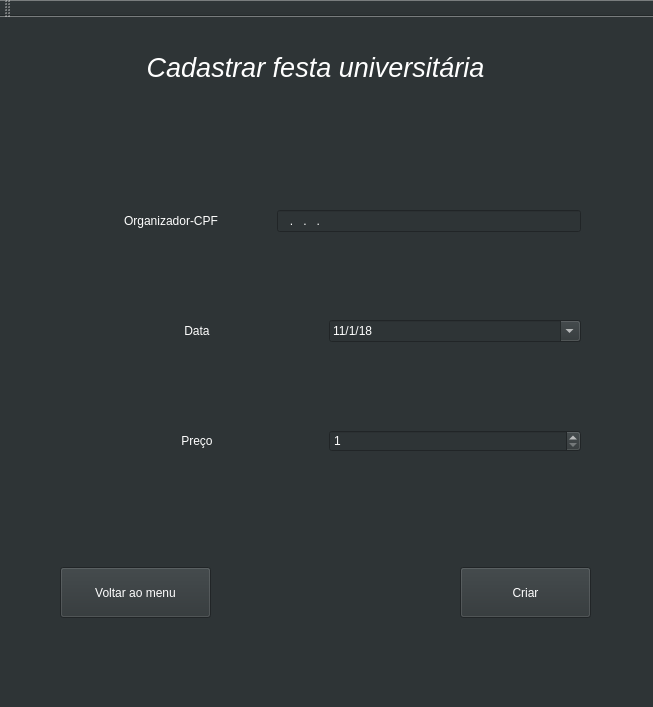
<?xml version="1.0" encoding="UTF-8"?>
<ui version="4.0">
 <class>MainWindow</class>
 <widget class="QMainWindow" name="MainWindow">
  <property name="geometry">
   <rect>
    <x>0</x>
    <y>0</y>
    <width>653</width>
    <height>707</height>
   </rect>
  </property>
  <property name="windowTitle">
   <string>MainWindow</string>
  </property>
  <property name="styleSheet">
   <string notr="true">background-color: rgb(46, 52, 54);</string>
  </property>
  <widget class="QWidget" name="centralWidget">
   <widget class="QLabel" name="label">
    <property name="geometry">
     <rect>
      <x>110</x>
      <y>30</y>
      <width>411</width>
      <height>41</height>
     </rect>
    </property>
    <property name="font">
     <font>
      <family>Cantarell</family>
      <pointsize>20</pointsize>
      <weight>9</weight>
      <italic>true</italic>
      <bold>false</bold>
     </font>
    </property>
    <property name="styleSheet">
     <string notr="true">font: 75 oblique 20pt &quot;Cantarell&quot;;
color: white</string>
    </property>
    <property name="text">
     <string>&lt;html&gt;&lt;head/&gt;&lt;body&gt;&lt;p&gt;Cadastrar festa universitária&lt;/p&gt;&lt;/body&gt;&lt;/html&gt;</string>
    </property>
    <property name="alignment">
     <set>Qt::AlignCenter</set>
    </property>
   </widget>
   <widget class="QWidget" name="verticalLayoutWidget">
    <property name="geometry">
     <rect>
      <x>60</x>
      <y>100</y>
      <width>532</width>
      <height>431</height>
     </rect>
    </property>
    <layout class="QVBoxLayout" name="verticalLayout">
     <item>
      <layout class="QHBoxLayout" name="horizontalLayout_3">
       <item>
        <widget class="QLabel" name="label_8">
         <property name="minimumSize">
          <size>
           <width>200</width>
           <height>20</height>
          </size>
         </property>
         <property name="styleSheet">
          <string notr="true">font: 14pt &quot;Cantarell&quot;;
color: white</string>
         </property>
         <property name="text">
          <string>&lt;html&gt;&lt;head/&gt;&lt;body&gt;&lt;p&gt;Organizador-CPF&lt;/p&gt;&lt;/body&gt;&lt;/html&gt;</string>
         </property>
         <property name="alignment">
          <set>Qt::AlignCenter</set>
         </property>
        </widget>
       </item>
       <item>
        <widget class="QLineEdit" name="line_edit_cpf">
         <property name="styleSheet">
          <string notr="true">font: 14pt &quot;Cantarell&quot;;
color: white</string>
         </property>
         <property name="inputMask">
          <string>999.999.999.99</string>
         </property>
         <property name="clearButtonEnabled">
          <bool>false</bool>
         </property>
        </widget>
       </item>
      </layout>
     </item>
     <item>
      <layout class="QHBoxLayout" name="horizontalLayout_2">
       <item>
        <widget class="QLabel" name="label_6">
         <property name="styleSheet">
          <string notr="true">font: 14pt &quot;Cantarell&quot;;
color: white</string>
         </property>
         <property name="text">
          <string>&lt;html&gt;&lt;head/&gt;&lt;body&gt;&lt;p&gt;Data&lt;/p&gt;&lt;/body&gt;&lt;/html&gt;</string>
         </property>
         <property name="alignment">
          <set>Qt::AlignCenter</set>
         </property>
        </widget>
       </item>
       <item>
        <widget class="QDateEdit" name="date_edit">
         <property name="autoFillBackground">
          <bool>false</bool>
         </property>
         <property name="styleSheet">
          <string notr="true">font: 14pt &quot;Cantarell&quot;;
color: white</string>
         </property>
         <property name="dateTime">
          <datetime>
           <hour>0</hour>
           <minute>0</minute>
           <second>0</second>
           <year>2018</year>
           <month>1</month>
           <day>11</day>
          </datetime>
         </property>
         <property name="maximumDate">
          <date>
           <year>7999</year>
           <month>12</month>
           <day>31</day>
          </date>
         </property>
         <property name="minimumDate">
          <date>
           <year>2000</year>
           <month>1</month>
           <day>1</day>
          </date>
         </property>
         <property name="displayFormat">
          <string>d/M/yy</string>
         </property>
         <property name="calendarPopup">
          <bool>true</bool>
         </property>
         <property name="currentSectionIndex">
          <number>0</number>
         </property>
         <property name="date">
          <date>
           <year>2018</year>
           <month>1</month>
           <day>11</day>
          </date>
         </property>
        </widget>
       </item>
      </layout>
     </item>
     <item>
      <layout class="QHBoxLayout" name="horizontalLayout">
       <item>
        <widget class="QLabel" name="label_12">
         <property name="styleSheet">
          <string notr="true">font: 14pt &quot;Cantarell&quot;;
color: white</string>
         </property>
         <property name="text">
          <string>&lt;html&gt;&lt;head/&gt;&lt;body&gt;&lt;p&gt;Preço&lt;/p&gt;&lt;/body&gt;&lt;/html&gt;</string>
         </property>
         <property name="alignment">
          <set>Qt::AlignCenter</set>
         </property>
        </widget>
       </item>
       <item>
        <widget class="QSpinBox" name="spinBox">
         <property name="styleSheet">
          <string notr="true">font: 14pt &quot;Cantarell&quot;;
color: white</string>
         </property>
         <property name="minimum">
          <number>1</number>
         </property>
         <property name="maximum">
          <number>100000</number>
         </property>
        </widget>
       </item>
      </layout>
     </item>
    </layout>
   </widget>
   <widget class="QPushButton" name="button_create_event">
    <property name="geometry">
     <rect>
      <x>460</x>
      <y>550</y>
      <width>131</width>
      <height>51</height>
     </rect>
    </property>
    <property name="styleSheet">
     <string notr="true">font: 14pt &quot;Cantarell&quot;;
color: white</string>
    </property>
    <property name="text">
     <string>Criar</string>
    </property>
   </widget>
   <widget class="QPushButton" name="button_menu">
    <property name="geometry">
     <rect>
      <x>60</x>
      <y>550</y>
      <width>151</width>
      <height>51</height>
     </rect>
    </property>
    <property name="styleSheet">
     <string notr="true">font: 14pt &quot;Cantarell&quot;;
color: white</string>
    </property>
    <property name="text">
     <string>Voltar ao menu</string>
    </property>
   </widget>
  </widget>
  <widget class="QMenuBar" name="menuBar">
   <property name="geometry">
    <rect>
     <x>0</x>
     <y>0</y>
     <width>653</width>
     <height>25</height>
    </rect>
   </property>
  </widget>
  <widget class="QToolBar" name="mainToolBar">
   <attribute name="toolBarArea">
    <enum>TopToolBarArea</enum>
   </attribute>
   <attribute name="toolBarBreak">
    <bool>false</bool>
   </attribute>
  </widget>
  <widget class="QStatusBar" name="statusBar"/>
 </widget>
 <layoutdefault spacing="6" margin="11"/>
 <resources/>
 <connections/>
</ui>
